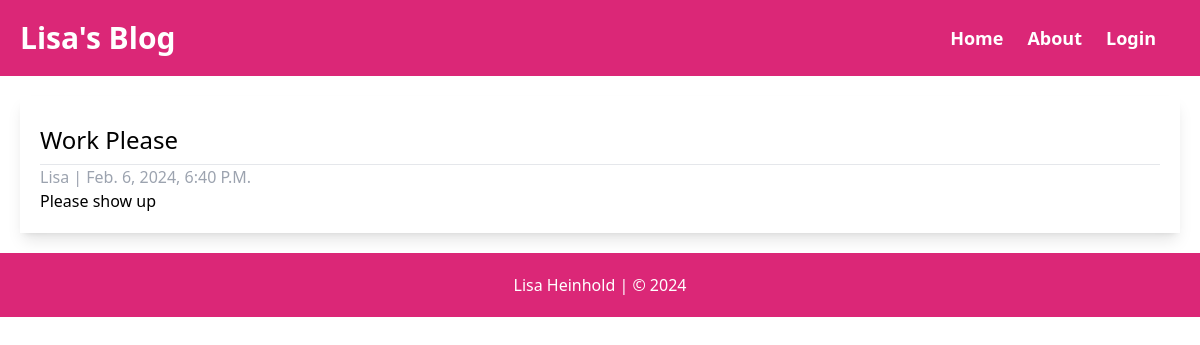
Page /wrk/ on the committed database.
### app/models.py (models this page shows, shortened)
class Post(models.Model):
    title = models.CharField(max_length=200, unique=True)
    slug = models.SlugField(max_length=200, unique=True)
    author = models.ForeignKey(User, on_delete=models.CASCADE, related_name="blog_posts")
    created_on = models.DateTimeField(auto_now_add=True)
    updated_on = models.DateTimeField(auto_now=True)
    content = models.TextField()
    status = models.IntegerField(choices=STATUS, default=0)
    class Meta:
        ordering = ["-created_on"]

### app/views.py (the view)
# urls.py: path('<slug:slug>/', views.PostDetail.as_view(), name='post_detail'),  # Update this line
class PostDetail(generic.DetailView):
    model = Post
    template_name = 'post_detail.html'

### templates/post_detail.html
{% extends 'base.html' %}
{% block content %}
<div id="container">
    <div id="row">
        <div id="card" class="m-5 p-5 shadow-lg">
            <h2 class="text-2xl capitalize py-2">{{ post.title }}</h2>
            <hr>
            <p class="text-gray-400 capitalize">{{ post.author }} | {{ post.created_on }}</p>
            <p>{{ post.content|safe }}</p>
        </div>
    </div>
</div>
{% endblock content %}

### rows in the picture
Post: title "Work Please", author "Lisa", created_on "Feb. 6, 2024, 6:40 P.m.", content "Please show up"
